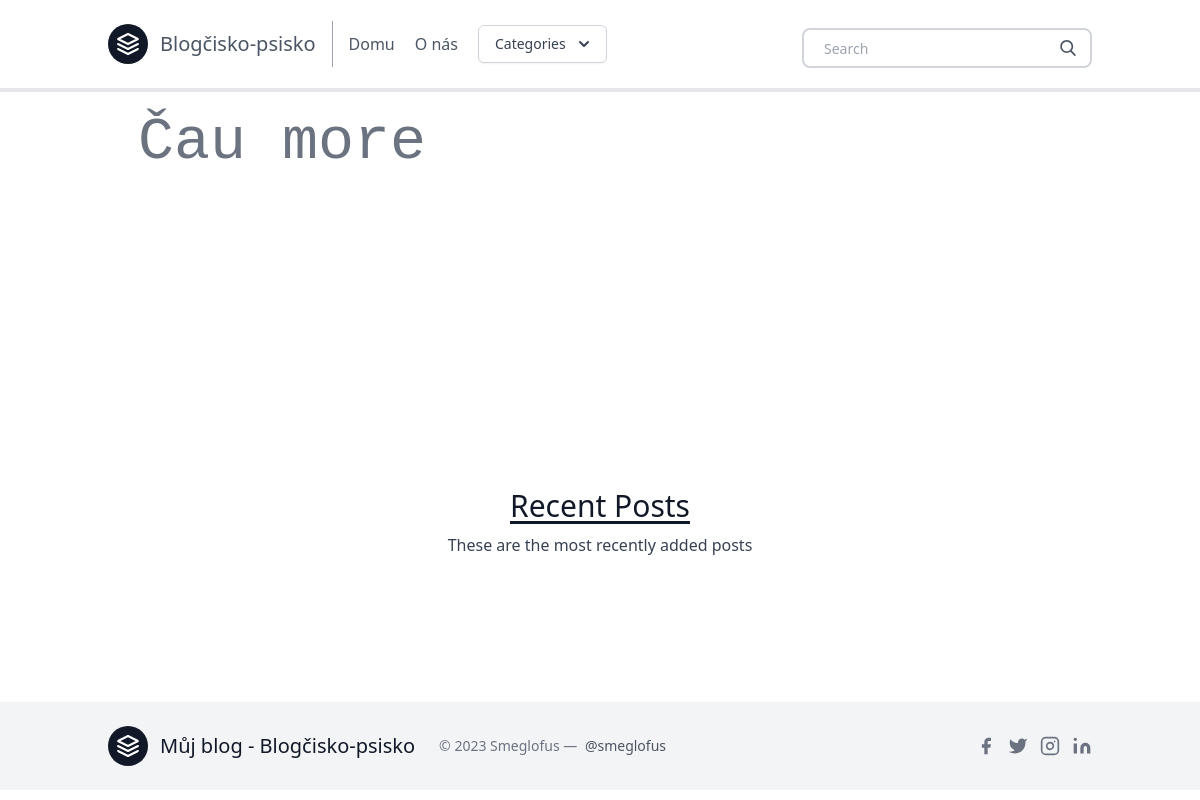
The app's page /, older data.
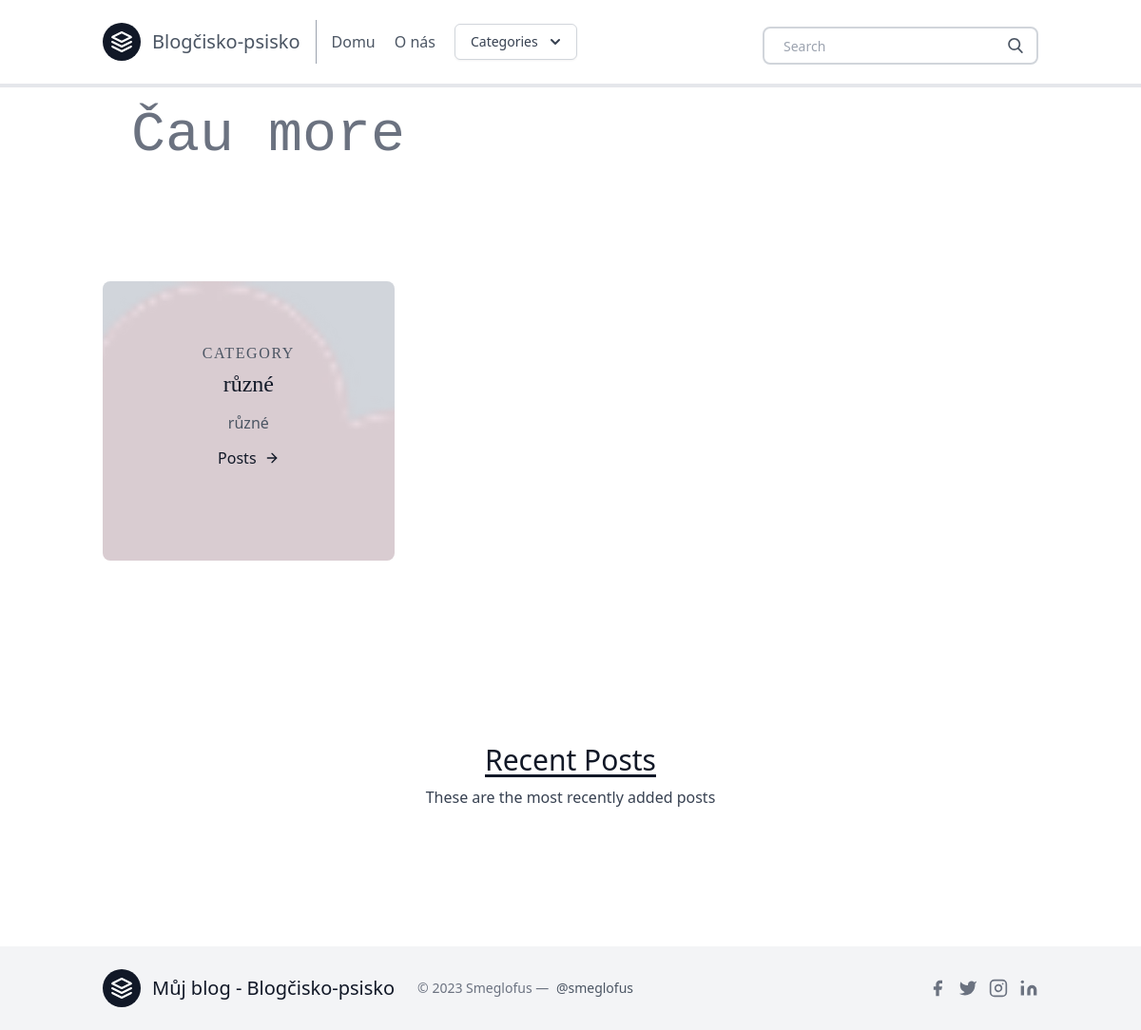
The same page, newer data.
### posts/models.py (models this page shows, shortened)
class Category(models.Model):
    title = models.CharField(max_length=20)
    subtitle = models.CharField(max_length=20)
    slug = models.SlugField()
    thumbnail = models.ImageField()

### posts/views.py (the view)
# urls.py: path('', homepage, name = 'homepage'),
def homepage(request):
    categories = Category.objects.all()[0:3]
    featured = Post.objects.filter(featured=True)
    latest = Post.objects.order_by('-timestamp')[0:3]
    context= {
        'object_list': featured,
        'latest': latest,
        'categories': categories,
    }
    return render(request, 'homepage.html', context)

### posts/templatetags/markdown_extras.py (called while the page is built)
@register.simple_tag
def get_categories():
    return Category.objects.all()[0:3]

### templates/homepage.html (shortened to what this page needs)
{% extends 'base.html' %}
{% block content %}
    <div class="w-full bg-cover bg-center" >
      <div class="py-5 flex items-center justify-center h-full w-full">
        <h1 class="mb-2 font-mono text-4xl text-gray-500 md:text-6xl">
          Čau more <br class="block md:hidden" />
          <span class="relative">
            <span class="h-20 pt-2 overflow-x-hidden whitespace-nowrap text-brand-accent">
              co tu hledáš ? <span class="text-3xl md:text-5xl">👋</span>
            </span>
            <span
              class="cursor absolute -bottom-0 left-0 -top-1 inline-block bg-white w-full animate-type will-change"
            ></span>
          </span>
        </h1>
      </div>
    </div>
    <section class="text-gray-600 body-font ">
        <div class="container px-5 py-24 mx-auto">
          <div class="flex flex-wrap -m-4">
            {% for category in categories %}
            <div class="p-4 lg:w-1/3">
              <div class="transition ease-in-out delay-150 bg-blue-500 hover:-translate-y-1 hover:scale-110 hover:bg-yellow-600 duration-300 w-full bg-cover bg-center bg-gray-300 rounded-lg " style="background-image: url('{{ category.thumbnail.url }}')">
                <div class="h-full bg-white-900 bg-opacity-40 hover:bg-opacity-70 transition duration-300 ease-in-out px-8 pt-16 pb-24 rounded-lg overflow-hidden text-center relative">
                <h2 class="tracking-widest text-1xl title-font font-serif text-black-800 mb-1">
                  CATEGORY</h2>
                <h1 class="title-font sm:text-2xl text-xl font-serif text-gray-900 mb-3">
                  {{ category.title }}</h1>
                <p class="leading-relaxed mb-3">
                  {{ category.subtitle }}</p>
                <a href="{% url 'postlist' category.slug %}" class="rounded-lg hover:bg-pink-200 text-gray-900 inline-flex items-center">
                  Posts
                  <svg class="w-4 h-4 ml-2" viewBox="0 0 24 24" stroke="currentColor" stroke-width="2" fill="none" stroke-linecap="round" stroke-linejoin="round">
                    <path d="M5 12h14"></path>
                    <path d="M12 5l7 7-7 7"></path>
                  </svg>
                </a>
              </div>
              </div>
            </div>
            {% endfor %}
          </div>
        </div>
    </section>
<section class="blog text-gray-700 body-font">
      <div class="container px-5 py-24 mx-auto">
        <div class="flex flex-wrap w-full mb-20 flex-col items-center text-center">
          <h1 class="sm:text-3xl text-2xl font-medium title-font mb-2 text-gray-900 underline underline-offset-4">
            Recent Posts</h1>
          <p class="lg:w-1/2 w-full leading-relaxed text-base">
            These are the most recently added posts</p>
        </div>
      </div>
</section>
{% endblock content %}

### templates/base.html (shortened to what this page needs)
{% load static %}
<!DOCTYPE html>
<html>
  <head>
  <script src="https://cdn.tailwindcss.com"></script>
  </head>
  <body>
    {% include "navbar.html" %}
    {% block content %}
    {% endblock content %}
    {% include "footer.html" %}
  </body>
</html>

### templates/navbar.html (shortened to what this page needs)
{% load markdown_extras %}
    <header class="border-b-4 border-gray-200 text-gray-600 body-font">
    <div class="container mx-auto flex flex-wrap p-5 flex-col md:flex-row items-center">
      <a class="flex title-font font-medium items-center text-gray-900 mb-4 md:mb-0">
        <svg xmlns="http://www.w3.org/2000/svg" fill="none" stroke="currentColor" stroke-linecap="round" stroke-linejoin="round" stroke-width="2" class="w-10 h-10 text-white p-2 bg-gray-900 rounded-full" viewBox="0 0 24 24">
          <path d="M12 2L2 7l10 5 10-5-10-5zM2 17l10 5 10-5M2 12l10 5 10-5"></path>
        </svg>
        <a href="{% url 'homepage' %}" class="ml-3 text-xl">
          Blogčisko-psisko</a>
      </a>
      <nav class="md:mr-auto md:ml-4 md:py-1 md:pl-4 md:border-l md:border-gray-400	flex flex-wrap items-center text-base justify-center">
        <a href="{% url 'homepage' %}" class="mr-5 hover:text-gray-900 rounded-lg hover:bg-pink-200 inline-flex items-center">
          Domu
        </a>
        <a href="{% url 'about' %}" class="mr-5 hover:text-gray-900 rounded-lg hover:bg-pink-200 inline-flex items-center">
          O nás
        </a>
<div x-data="{ open: false }" class="relative inline-block text-left">
  <div>
    <button @click="open = ! open" type="button" class="inline-flex justify-center w-full rounded-md border border-gray-300 shadow-sm px-4 py-2 bg-white text-sm font-medium text-gray-700 hover:bg-gray-50 focus:outline-none focus:ring-2 focus:ring-offset-2 focus:ring-offset-gray-100 focus:ring-indigo-500" id="menu-button" aria-expanded="true" aria-haspopup="true">
      Categories
      <svg class="-mr-1 ml-2 h-5 w-5" xmlns="http://www.w3.org/2000/svg" viewBox="0 0 20 20" fill="currentColor" aria-hidden="true">
        <path fill-rule="evenodd" d="M5.293 7.293a1 1 0 011.414 0L10 10.586l3.293-3.293a1 1 0 111.414 1.414l-4 4a1 1 0 01-1.414 0l-4-4a1 1 0 010-1.414z" clip-rule="evenodd" />
      </svg>
    </button>
  </div>
</div>
      </nav>
      <form action ="{% url 'search' %}" class ="search-form">
        <div class="pt-2 relative mx-auto text-gray-600">
          <input class="border-2 border-gray-300 bg-white h-10 px-5 pr-16 rounded-lg text-sm focus:outline-none"
            type="text" name="q" placeholder="Search">
          <button type="submit" class="absolute right-0 top-0 mt-5 mr-4">
          </button>
        </div>
      </form>
    </div>
    </header>

### templates/footer.html (shortened to what this page needs)
 <div class="bg-gray-100">
      <div class="container px-5 py-6 mx-auto flex items-center sm:flex-row flex-col">
        <a class="flex title-font font-medium items-center md:justify-start justify-center text-gray-900">
          <svg xmlns="http://www.w3.org/2000/svg" fill="none" stroke="currentColor" stroke-linecap="round" stroke-linejoin="round" stroke-width="2" class="w-10 h-10 text-white p-2 bg-gray-900 rounded-full" viewBox="0 0 24 24">
            <path d="M12 2L2 7l10 5 10-5-10-5zM2 17l10 5 10-5M2 12l10 5 10-5"></path>
          </svg>
          <span class="ml-3 text-xl">Můj blog - Blogčisko-psisko</span>
        </a>
        <p class="text-sm text-gray-500 sm:ml-6 sm:mt-0 mt-4">© 2023 Smeglofus —
          <a href="https://twitter.com/smeglofus" rel="noopener noreferrer" class="text-gray-600 ml-1" target="_blank">@smeglofus</a>
        </p>
        <span class="inline-flex sm:ml-auto sm:mt-0 mt-4 justify-center sm:justify-start">
          <button class="text-gray-500">
            <svg fill="currentColor" stroke-linecap="round" stroke-linejoin="round" stroke-width="2" class="w-5 h-5" viewBox="0 0 24 24">
              <path d="M18 2h-3a5 5 0 00-5 5v3H7v4h3v8h4v-8h3l1-4h-4V7a1 1 0 011-1h3z"></path>
            </svg>
          </button>
          <button class="ml-3 text-gray-500">
            <svg fill="currentColor" stroke-linecap="round" stroke-linejoin="round" stroke-width="2" class="w-5 h-5" viewBox="0 0 24 24">
              <path d="M23 3a10.9 10.9 0 01-3.14 1.53 4.48 4.48 0 00-7.86 3v1A10.66 10.66 0 013 4s-4 9 5 13a11.64 11.64 0 01-7 2c9 5 20 0 20-11.5a4.5 4.5 0 00-.08-.83A7.72 7.72 0 0023 3z"></path>
            </svg>
          </button>
          <button class="ml-3 text-gray-500">
            <svg fill="none" stroke="currentColor" stroke-linecap="round" stroke-linejoin="round" stroke-width="2" class="w-5 h-5" viewBox="0 0 24 24">
              <rect width="20" height="20" x="2" y="2" rx="5" ry="5"></rect>
              <path d="M16 11.37A4 4 0 1112.63 8 4 4 0 0116 11.37zm1.5-4.87h.01"></path>
            </svg>
          </button>
          <button class="ml-3 text-gray-500">
            <svg fill="currentColor" stroke="currentColor" stroke-linecap="round" stroke-linejoin="round" stroke-width="0" class="w-5 h-5" viewBox="0 0 24 24">
              <path stroke="none" d="M16 8a6 6 0 016 6v7h-4v-7a2 2 0 00-2-2 2 2 0 00-2 2v7h-4v-7a6 6 0 016-6zM2 9h4v12H2z"></path>
              <circle cx="4" cy="4" r="2" stroke="none"></circle>
            </svg>
          </button>
        </span>
      </div>
    </div>

### templates/homepage.html (style rules this page uses)
.cursor::after { display: block; content: ''; position: absolute; width: 4px; height: 100%; background-color: #fff; animation: cursor .6s linear infinite alternate; will-change: opacity; }

Row changes from the older to the newer data that the page shows:
added Category: thumbnail (picture), title "různé", subtitle "různé"
